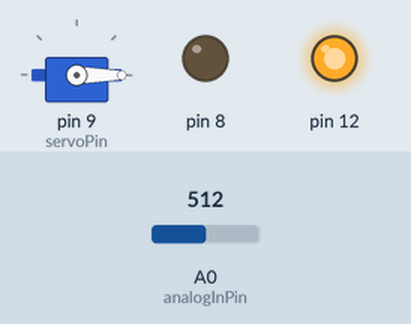
Bench run of a sketch on a simulated Arduino Uno, built with avr-gcc and run on an emulated ATmega328P. On the bench: servo, output pins drawn as LEDs (lit = HIGH). The test bench sets the inputs (shaded band); at power-on: A0 (analogInPin) = 512.

Above: at 10.5 s.
10.6 s: A0 (analogInPin) set to 587
At 11.07 s:
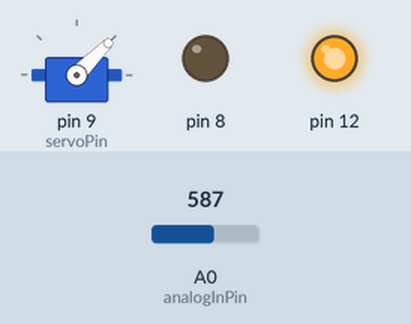
20.9 s: A0 (analogInPin) set to 607
At 22.3 s:
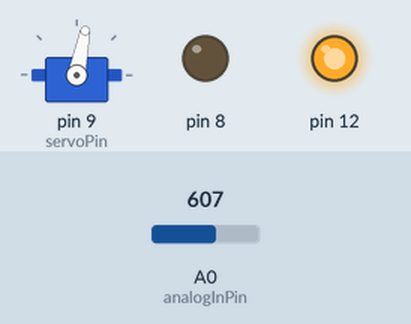
33.6 s: A0 (analogInPin) set to 590
At 43.6 s:
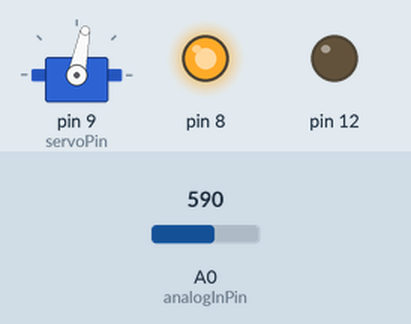
Timing chart, 0 to 47.0 s (numbered marks = the images above; inputs shaded):
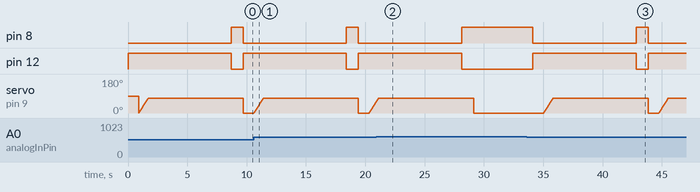

The sketch:

serbo_ir.ino
```cpp
#include <Servo.h>


const int analogInPin = A0;
int sensorValue = 0;
int servoPin = 9;
int i = 0;

Servo servo;

void setup() {

servo.attach(servoPin);
pinMode(8,OUTPUT);
pinMode(12,OUTPUT);

}

void loop() {

  sensorValue = analogRead(analogInPin);

  if(sensorValue < 600){
    digitalWrite(12,HIGH);
    delay(900);
    for(i=0;i<80;i++){
      servo.write(i);
      delay(10);
      }
  delay(7000);
  }
  digitalWrite(12,LOW);
  digitalWrite(8,HIGH);
  delay(1000);
  digitalWrite(8, LOW);
   servo.write(0);
   }
```

Measured:
- the behaviour switches between 599 and 600 on A0 (analogInPin) (found by bisection; images 1 and 2)
- after the input at 20.9 s, pin 8: goes on until 28.1 s, then stays HIGH; pin 12: goes on until 28.1 s, then stays LOW; servo on pin 9 (servoPin): goes on until 29.1 s, then stays 0°
- after the input at 33.6 s, pin 8: HIGH → LOW after 0.52 s, → HIGH 8.7 s later, → LOW 1.0 s later; pin 12: LOW → HIGH after 0.52 s, → LOW 8.7 s later, → HIGH 1.0 s later
- by itself, servo on pin 9 (servoPin): ramps from 0° to 79° and jumps back, once every 8.8 s
